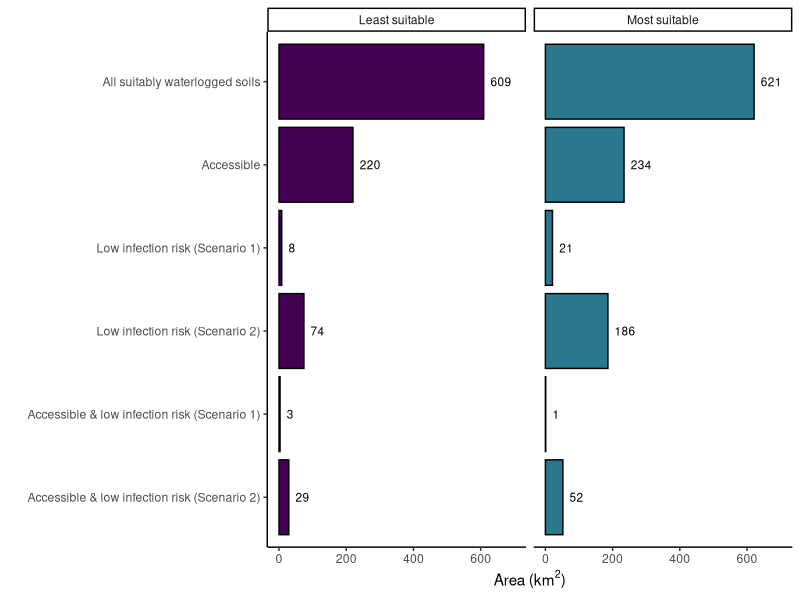

Write R code to recreate this figure.
#=== Plot for Fig 5 - summary of restorable refugia ===#

library(tidyverse)

refugia <- read.csv("Model-outputs/Output-summaries/Area_suitable-2025-01-27.csv", header=TRUE)

refugia["Scenario"][refugia["Scenario"] == "All"] <- "All suitably waterlogged soils"
refugia["Scenario"][refugia["Scenario"] == "IR1"] <- "Low infection risk (Scenario 1)"
refugia["Scenario"][refugia["Scenario"] == "IR2"] <- "Low infection risk (Scenario 2)"
refugia["Scenario"][refugia["Scenario"] == "Accessible_IR1"] <- "Accessible & low infection risk (Scenario 1)"
refugia["Scenario"][refugia["Scenario"] == "Accessible_IR2"] <- "Accessible & low infection risk (Scenario 2)"

refugia["Intensity"][refugia["Intensity"] == "High"] <- "Most suitable"
refugia["Intensity"][refugia["Intensity"] == "Low"] <- "Least suitable"

#Re-order the factor levels for graphical display
refugia$Scenario = factor(refugia$Scenario,levels=c("Accessible & low infection risk (Scenario 2)",
                                                    "Accessible & low infection risk (Scenario 1)",
                                                    "Low infection risk (Scenario 2)",    
                                                    "Low infection risk (Scenario 1)",
                                                    "Accessible",
                                                    "All suitably waterlogged soils")) 

BPl <- ggplot(data = subset(refugia, Scenario != "Total"), 
              aes(x=Scenario,y=Waterlogged_area_km2,fill = Intensity)) +
        geom_bar(stat = "identity",position = "stack",color="black",width = 0.9,show.legend=FALSE) +
        facet_wrap(~factor(Intensity)) +      
        scale_fill_manual(values = c("#440154","#2a788e")) +
        labs(y = expression(paste("Area (",km^2,")")),
            x = "",
            fill = "Predicted relative abundance") +
        lims(y=c(0,700)) +
        theme_classic() +
        coord_flip() +
        geom_text(aes(x=Scenario,y=Waterlogged_area_km2+20,label=round(Waterlogged_area_km2,0)), 
            stat="identity",
            position="stack",hjust="left",size = 3,color="black")
       #theme(legend.position = c(0.7, 0.2))
            #axis.text.x = element_text(size = 11),
            #axis.text.y = element_text(size = 11),
            #legend.text = element_text(size = 11),
            #legend.title = element_text(size = 12))


ggsave(BPl,
       filename=paste0("Model-outputs/Figure5.png"),
       device="png",
       height=9, width = 16, units = "cm",dpi="print")